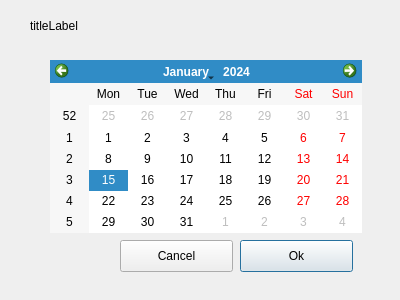
<?xml version="1.0" encoding="UTF-8"?>
<ui version="4.0">
 <class>Dialog</class>
 <widget class="QDialog" name="Dialog">
  <property name="geometry">
   <rect>
    <x>0</x>
    <y>0</y>
    <width>400</width>
    <height>300</height>
   </rect>
  </property>
  <property name="windowTitle">
   <string>Dialog</string>
  </property>
  <widget class="QCalendarWidget" name="calendarWidget">
   <property name="geometry">
    <rect>
     <x>50</x>
     <y>60</y>
     <width>312</width>
     <height>173</height>
    </rect>
   </property>
  </widget>
  <widget class="QPushButton" name="OkButton">
   <property name="geometry">
    <rect>
     <x>240</x>
     <y>240</y>
     <width>113</width>
     <height>32</height>
    </rect>
   </property>
   <property name="text">
    <string>Ok</string>
   </property>
  </widget>
  <widget class="QPushButton" name="cancelButton">
   <property name="geometry">
    <rect>
     <x>120</x>
     <y>240</y>
     <width>113</width>
     <height>32</height>
    </rect>
   </property>
   <property name="text">
    <string>Cancel</string>
   </property>
  </widget>
  <widget class="QLabel" name="label">
   <property name="geometry">
    <rect>
     <x>30</x>
     <y>10</y>
     <width>331</width>
     <height>31</height>
    </rect>
   </property>
   <property name="text">
    <string>titleLabel</string>
   </property>
  </widget>
 </widget>
 <resources/>
 <connections/>
</ui>
